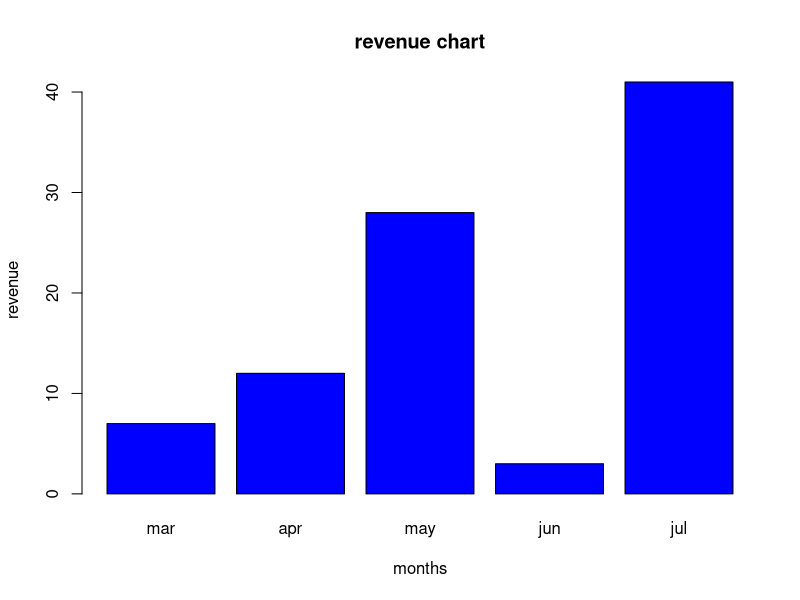

Source code (R):
a<-c(7,12,28,3,41)
b<-c("mar","apr","may","jun","jul")
barplot(a,names.arg=b,xlab="months",ylab="revenue",col="blue",main="revenue chart",border="black")
